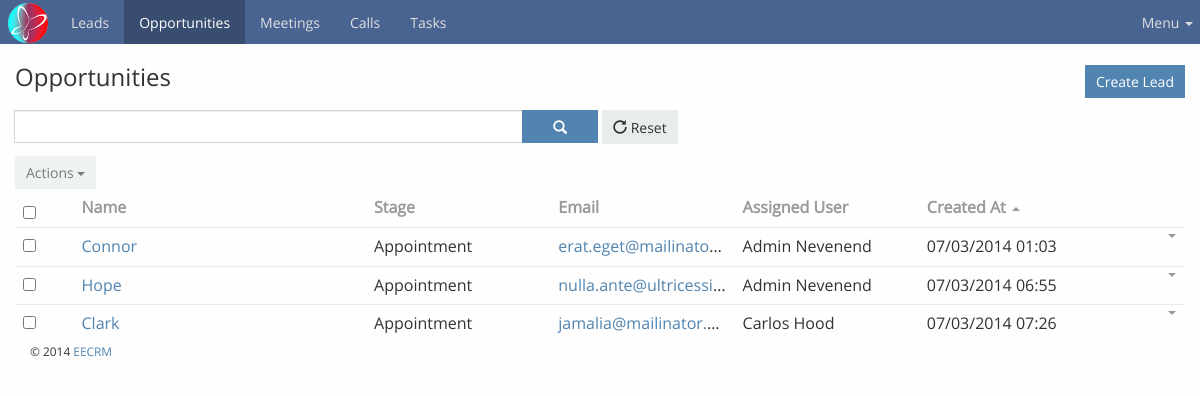
The page /modules/opportunities/index.php (signed in) on the database its author committed.
### tables this page shows
CREATE TABLE IF NOT EXISTS `opportunities` (
  `id` int(11) NOT NULL AUTO_INCREMENT,
  `lead_id` int(11) NOT NULL,
  `company_name` varchar(255) DEFAULT NULL,
  `contact_person` varchar(255) NOT NULL,
  `stage` int(11) DEFAULT '0',
  `lead_source` int(11) DEFAULT '0',
  `email_address` varchar(255) NOT NULL,
  `phone` varchar(255) NOT NULL,
  `website` varchar(255) DEFAULT NULL,
  `address_street` varchar(255) DEFAULT NULL,
  `address_city` varchar(255) DEFAULT NULL,
  `address_state` varchar(255) DEFAULT NULL,
  `address_country` varchar(255) DEFAULT NULL,
  `address_postal_code` varchar(255) DEFAULT NULL,
  `description` longtext,
  `created_at` datetime DEFAULT NULL,
  `modified_at` datetime DEFAULT NULL,
  `deleted` tinyint(1) DEFAULT '0',
  `assigned_user_id` varchar(24) DEFAULT NULL,
  `modified_by_id` varchar(24) DEFAULT NULL,
  `created_by_id` varchar(24) DEFAULT NULL,
  PRIMARY KEY (`id`)
);

CREATE TABLE IF NOT EXISTS `stages` (
  `stage_id` int(11) NOT NULL AUTO_INCREMENT,
  `stage_name` varchar(255) NOT NULL,
  `created_by_id` int(11) NOT NULL,
  `deleted` tinyint(4) NOT NULL DEFAULT '0',
  `created_at` datetime NOT NULL,
  PRIMARY KEY (`stage_id`)
);

CREATE TABLE IF NOT EXISTS `users` (
  `id` int(24) NOT NULL AUTO_INCREMENT,
  `is_admin` tinyint(1) DEFAULT '0',
  `user_name` varchar(50) DEFAULT NULL,
  `salutation_name` varchar(255) DEFAULT NULL,
  `first_name` varchar(100) DEFAULT '',
  `last_name` varchar(100) DEFAULT '',
  `email_address` varchar(255) NOT NULL,
  `password` varchar(255) DEFAULT NULL,
  `title` varchar(100) DEFAULT NULL,
  `phone` varchar(50) DEFAULT NULL,
  `deleted` tinyint(1) DEFAULT '0',
  `default_team_id` varchar(24) DEFAULT NULL,
  PRIMARY KEY (`id`),
  UNIQUE KEY `user_name` (`user_name`),
  KEY `default_team_id` (`default_team_id`)
);

### include/utils-opportunities.php (called while the page is built, shortened)
<?php
require_once 'database.php';
function getAllOpportunities($offset, $limit, $searchString = '')
{
    global $db;
    $sqlQuery = "SELECT opp.*,u.first_name AS firstName,u.last_name AS lastName,
                 s.stage_name
                 FROM opportunities AS opp
                 JOIN users AS u ON opp.assigned_user_id = u.id
                 LEFT JOIN stages AS s ON opp.stage = s.stage_id
                 LEFT JOIN sources AS so ON opp.lead_source = so.source_id
                 WHERE ";
    $sqlQuery .= " opp.deleted = '0' LIMIT 0,50";
    $stmt = $db->prepare($sqlQuery);
    $stmt->execute();
    $columns = $stmt->columnCount();
    if ($columns > 0) {
        $opportunities = $stmt->fetchAll(PDO::FETCH_ASSOC);
    }
    return ($opportunities)? $opportunities : NULL;
}

### include/utils-helpers.php (called while the page is built, shortened)
<?php
function sanitizeString($string)
{
    return stripslashes($string);
}
function getFormattedDate($date = NULL, $format = "Y-m-d H:i:s")
{
    if ($date != NULL) {
        $date = date($format,strtotime($date));
    } else {
        $date = date($format);
    }
    return $date;
}

### modules/opportunities/index.php (the view, shortened to what this page needs)
<?php
require_once dirname(__DIR__) . '/../common/header.php';
require_once $include_directory . 'utils-opportunities.php';
try {
    $opportunities = getAllOpportunities(0, MAX_ROWS);
} catch (Exception $exc) {
    setSessionValue('errorMessage', $exc->getMessage());
}
    ?>
<div class="container content">
    <div id="main"><div class="page-header"><div class="row">
                <div class="col-lg-7 col-sm-7">
                    <h3>Opportunities</h3>
                </div>
                <div class="col-lg-5 col-sm-5">
                    <div class="header-buttons btn-group pull-right">
                        <a class="btn btn-primary" href="<?php echo BASEPATH;?>modules/leads/create.php">Create Lead</a>
                    </div>
                </div>
            </div>
        </div>
        <div class="search-container">
            <div class="row search-row">
                <div class="form-group col-sm-6">
                    <div class="input-group">
                        <input type="text" value="" name="filter" class="form-control filter">
                        <div class="input-group-btn">
                            <button data-module="opportunities" data-isadmin ="0" data-action="search" class="btn btn-primary search btn-icon" type="button" />
                                <span class="glyphicon glyphicon-search"></span>
                        </div>
                    </div>
                </div>
                <div class="form-group col-sm-6">
                    <div class="btn-group">
                        <button data-action="reset" class="btn btn-default resetrecord" type="button">
                            <span class="glyphicon glyphicon-repeat"></span>&nbsp;Reset
                        </button>
                </div>
            </div>
            <div class="row advanced-filters">
            </div>
        </div>
        <div class="list-container">
            <?php if ($opportunities !== NULL):  ?>
            <div class="list-buttons-container clearfix">
                <div class="btn-group actions">
                    <button disabled="" data-toggle="dropdown" class="btn btn-default dropdown-toggle actions-button" type="button">
                        Actions
                        <span class="caret"></span>
                    </button>
                </div>
            </div>
            <div class="list">
                <table class="table">
                    <thead>
                        <tr>
                            <th width="5%">
                                <input type="checkbox" class="selectAll"></th>
                            <th width="25%">
                                <a data-name="name" class="sort" href="javascript:">Name</a>
                            </th>
                            <th>
                                <a data-name="stage" class="sort" href="javascript:">Stage</a>
                            </th>
                            <th>
                                <a data-name="emailAddress" class="sort" href="javascript:">Email</a>
                            </th>
                            <th>
                                <a data-name="assignedUser" class="sort" href="javascript:">Assigned User</a>
                            </th>
                            <th>
                                <a data-name="createdAt" class="sort" href="javascript:">Created At</a>
                                <span class="caret-up"></span>
                            </th>
                            <th width="7%%">
                            </th>
                        </tr>
                    </thead>
                    <tbody>
                            <?php foreach ($opportunities as $opportunity): ?>
                                <tr data-id="<?php echo $opportunity['id'];?>" class="initial">
                                    <td class="cell cell-checkbox">
                                        <input type="checkbox" data-id="<?php echo $opportunity['id']; ?>" class="record-checkbox records-multiaction">
                                    </td>
                                    <td class="cell cell-name">
                                        <a title="<?php echo sanitizeString($opportunity['company_name']); ?>" data-id="<?php echo $opportunity['id']; ?>" class="link" href="<?php echo BASEPATH;?>modules/opportunities/view.php?id=<?php echo $opportunity['id']; ?>"><?php echo sanitizeString($opportunity['company_name']); ?></a>
                                    </td>
                                    <td class="cell cell-status">
                                        <span class="text-default"><?php echo sanitizeString($opportunity['stage_name']);?></span>
                                    </td>
                                    <td class="cell cell-emailAddress">
                                        <a data-action="mailTo" data-email-address="<?php echo $opportunity['email_address'];?>" href="javascript:"><?php echo $opportunity['email_address'];?></a>
                                    </td>
                                    <td class="cell cell-assignedUser">
                                        <?php echo sanitizeString($opportunity['firstName']). " ".sanitizeString($opportunity['lastName']);?>
                                    </td>
                                    <td class="cell cell-createdAt">
                                        <?php echo getFormattedDate($opportunity['created_at'],"m/d/Y h:i")?>
                                    </td>
                                    <td width="7%" class="cell cell-buttons">
                                        <div class="list-row-buttons btn-group pull-right">
                                            <button data-toggle="dropdown" class="btn btn-link btn-sm dropdown-toggle" type="button">
                                                <span class="caret"></span>
                                            </button>
                                        </div>
                                    </td>
                            </tr>
                            <?php endforeach; ?>
                    </tbody>
                </table>
           </div>
            <?php else: ?>
                No data.
           <?php endif;?>
        </div>
    </div>
</div>
<?php
require_once dirname(__DIR__) . '/../common/footer.php';
?>

### common/header.php (shortened to what this page needs)
<?php
    require_once dirname(__DIR__).'/include-locations.php';
    require_once $include_directory . 'utils-helpers.php';
?>
<html>
    <head>
        <link rel="stylesheet" href="<?php echo BASEPATH; ?>css/style.css">
        <link rel="stylesheet" href="<?php echo BASEPATH; ?>css/datepicker.css">
    </head>
    <body>
        <header id="header"><div id="navbar"><div role="navigation" class="navbar navbar-inverse navbar-fixed-top">
                    <div class="navbar-header">
                        <a href="<?php echo BASEPATH;?>dashboard.php" class="navbar-brand"><img src="<?php echo BASEPATH;?>images/logo-small.png"></a>
                    </div>
                    <div class="collapse navbar-collapse navbar-body">
                        <ul class="nav navbar-nav tabs">
                            <li data-name="Lead" <?php if (MODULE == 'leads') : echo 'class="active"'; endif; ?>><a href="<?php echo BASEPATH?>modules/leads/">Leads</a></li>
                            <li data-name="Opportunity" <?php if (MODULE == 'opportunities') : echo 'class="active"'; endif; ?>><a href="<?php echo BASEPATH?>modules/opportunities">Opportunities</a></li>
                            <li data-name="Meeting" <?php if (MODULE == 'meeting') : echo 'class="active"'; endif; ?>><a href="<?php echo BASEPATH?>modules/meeting">Meetings</a></li>
                            <li data-name="Call" <?php if (MODULE == 'call') : echo 'class="active"'; endif; ?>><a href="<?php echo BASEPATH?>modules/call">Calls</a></li>
                            <li data-name="Task" <?php if (MODULE == 'task') : echo 'class="active"'; endif; ?>><a href="<?php echo BASEPATH?>modules/task">Tasks</a></li>
                        </ul>
                        <ul class="nav navbar-nav navbar-right">
                            <li class="dropdown">
                                <a href="#" data-toggle="dropdown" class="dropdown-toggle" id="nav-menu-dropdown">Menu <b class="caret"></b></a>
                            </li>
                        </ul>
                    </div>
                </div>
            </div>
        </header>

### common/footer.php (shortened to what this page needs)
<footer class="container">
    <p class="credit small">&copy; 2014 <a href="<?php echo BASEPATH;?>">EECRM</a></p>
</footer>
</body>
</html>

### rows shown on the page
opportunities: company_name "Connor", stages.stage_name "Appointment", email_address "erat.eget@mailinato…", users.first_name "Admin", users.last_name "Nevenend", created_at "07/03/2014 01:03"
opportunities: company_name "Hope", stages.stage_name "Appointment", email_address "nulla.ante@ultricessi…", users.first_name "Admin", users.last_name "Nevenend", created_at "07/03/2014 06:55"
opportunities: company_name "Clark", stages.stage_name "Appointment", email_address "jamalia@mailinator.…", users.first_name "Carlos", users.last_name "Hood", created_at "07/03/2014 07:26"
